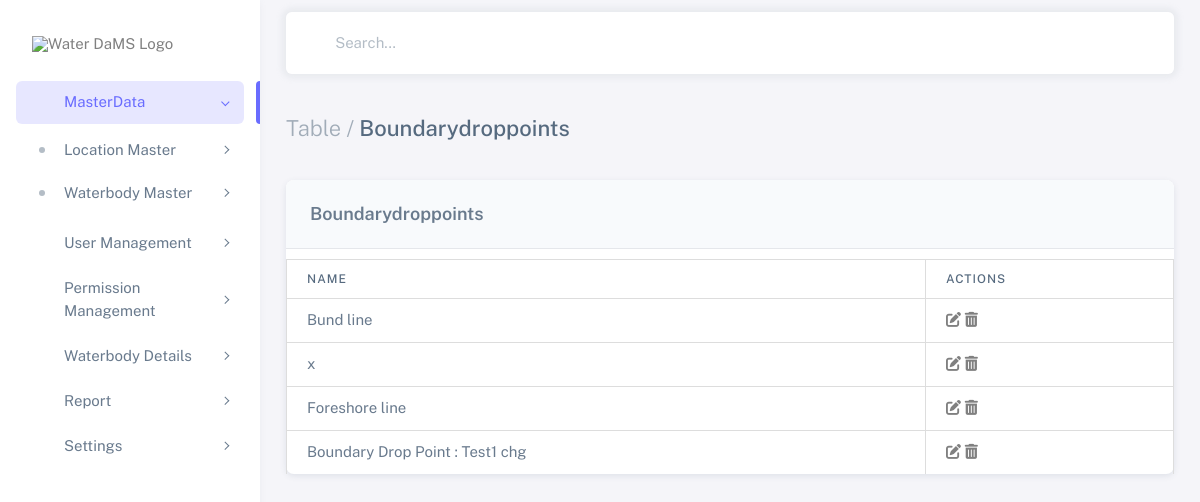
Screenshot of /boundary/ with the database file from the repository.
### waterbodies_app/models.py (models this page shows, shortened)
class BoundaryDropPoints(models.Model):
    name = models.CharField(max_length=255)

### waterbodies_app/views.py (the view)
# urls.py: path('boundary/', views.boundary_drop_points_list, name='boundary_drop_points_list'),
def boundary_drop_points_list(request):
    boundary_points = BoundaryDropPoints.objects.all()
    return render(request, 'boundarydroppointslist.html', {'boundary_points': boundary_points})

### templates/boundarydroppointslist.html (shortened to what this page needs)
<!DOCTYPE html>
{%load static%}
<html
class="light-style layout-menu-fixed layout-compact"
dir="ltr"
data-theme="theme-default"
data-assets-path="{% static 'assets/' %}"
data-template="vertical-menu-template-free">
<!DOCTYPE html>
<html lang="en" class="light-style layout-wide customizer-hide" dir="ltr" data-theme="theme-default">
<head>
    {% load static %}
    <link rel="stylesheet" href="{% static 'assets/vendor/fonts/boxicons.css' %}"/>
    <link rel="stylesheet" href="https://cdnjs.cloudflare.com/ajax/libs/font-awesome/6.5.2/css/all.min.css">
    <link rel="stylesheet" href="{% static 'assets/vendor/css/core.css' %}" class="template-customizer-core-css"/>
    <link rel="stylesheet" href="{% static 'assets/vendor/css/theme-default.css' %}" class="template-customizer-theme-css"/>
    <link rel="stylesheet" href="{% static 'assets/css/demo.css' %}"/>
    <link rel="stylesheet" href="{% static 'assets/vendor/libs/perfect-scrollbar/perfect-scrollbar.css' %}"/>
    <link rel="stylesheet" href="{% static 'assets/vendor/css/pages/page-auth.css' %}"/>
</head>
  <body>
    <div class="layout-wrapper layout-content-navbar">
      <div class="layout-container">
        <aside id="layout-menu" class="layout-menu menu-vertical menu bg-menu-theme">
          <div class="app-brand demo">
            <a href="" class="app-brand-link">
              <span class="app-brand-logo demo">
                <img src="{% static 'image/waterdams.png' %}" alt="Water DaMS Logo" style="width: 150px; height: auto;">
              </span>
            </a>
          </div>
          <ul class="menu-inner py-1">
            <li class="menu-item active open">
              <a href="javascript:void(0);" class="menu-link menu-toggle">
                <i class="menu-icon tf-icons bx bx-home-circle"></i>
                <div data-i18n="Dashboards">MasterData</div>
              </a>
              <ul class="menu-sub">
                <li class="menu-item has-submenu">
                  <a href="javascript:void(0);" class="menu-link menu-toggle">
                    <div data-i18n="CRM">Location Master</div>
                  </a>
                </li>
                <li class="menu-item has-submenu">
                  <a href="javascript:void(0);" class="menu-link menu-toggle">
                    <div data-i18n="Academy">Waterbody Master</div>
                  </a>
                </li>
              </ul>
            </li>
            <li class="menu-item">
              <a href="javascript:void(0);" class="menu-link menu-toggle">
                <i class="menu-icon tf-icons bx bx-user"></i>
                <div data-i18n="Layouts">User Management</div>
              </a>
            </li>
            <li class="menu-item">
              <a href="javascript:void(0);" class="menu-link menu-toggle">
                <i class="menu-icon tf-icons bx bx-shield"></i>
                <div data-i18n="Layouts">Permission Management</div>
              </a>
            </li>
            <li class="menu-item">
              <a href="javascript:void(0);" class="menu-link menu-toggle">
                <i class="menu-icon tf-icons bx bx-water"></i>
                <div data-i18n="Layouts">Waterbody Details</div>
              </a>
            </li>
            <li class="menu-item">
              <a href="javascript:void(0);" class="menu-link menu-toggle">
                <i class="menu-icon tf-icons bx bx-shield"></i>
                <div data-i18n="Layouts">Report</div>
              </a>
            </li>
            <li class="menu-item">
              <a href="javascript:void(0);" class="menu-link menu-toggle">
                <i class="menu-icon tf-icons bx bx-file"></i>
                <div data-i18n="Layouts">Settings</div>
              </a>
            </li>
          </ul>
        </aside>
        <div class="layout-page">
          <nav
            class="layout-navbar container-xxl navbar navbar-expand-xl navbar-detached align-items-center bg-navbar-theme"
            id="layout-navbar">
            <div class="navbar-nav-right d-flex align-items-center" id="navbar-collapse">
              <div class="navbar-nav align-items-center">
                <div class="nav-item d-flex align-items-center">
                  <i class="bx bx-search fs-4 lh-0"></i>
                  <input
                    type="text"
                    class="form-control border-0 shadow-none ps-1 ps-sm-2"
                    placeholder="Search..."
                    aria-label="Search..." />
                </div>
              </div>
            </div>
          </nav>
          <div class="content-wrapper">
            <div class="container-xxl flex-grow-1 container-p-y">
              <h4 class="py-3 mb-4"><span class="text-muted fw-light">Table /</span> Boundarydroppoints</h4>
              <div class="card">
                <h5 class="card-header">Boundarydroppoints</h5>
                <div class="table-responsive text-nowrap">
                    <table class="table">
                        <thead>
                            <tr class="text-nowrap">
                                <th>Name</th>
                                <th>Actions</th>
                            </tr>
                        </thead>
                        <tbody class="table-border-bottom-0">
                            {% for point in boundary_points %}
                                <tr>
                                    <td>{{ point.name }}</td>
                                    <td>
                                        <a href="javascript:void(0)" class="edit-boundary" data-id="{{ point.id }}" data-name="{{ point.name }}">
                                            <i class="fas fa-edit"></i>
                                        </a>
                                        <a href="javascript:void(0)" class="delete-boundary" data-id="{{ point.id }}" data-name="{{ point.name }}">
                                            <i class="fas fa-trash-alt"></i>
                                        </a>
                                    </td>
                                </tr>
                            {% endfor %}
                        </tbody>
                    </table>
                </div>
            </div>
          </div>
        </div>
      </div>
    </div>
  </body>
</html>

### static/assets/css/demo.css (style rules this page uses)
.menu .app-brand.demo { height: 64px; margin-top: 12px; }
.card-header { font-weight: 600; background-color: #f8fafc; border-bottom: 1px solid #e5e7eb; }
table { width: 100%; border-collapse: collapse; margin-top: 10px; }
th, td { padding: 12px; border: 1px solid #ddd; text-align: left; }
th { background-color: #f4f4f4; }

### rows the page displays
BoundaryDropPoints: name "Bund line"
BoundaryDropPoints: name "x"
BoundaryDropPoints: name "Foreshore line"
BoundaryDropPoints: name "Boundary Drop Point : Test1 chg"
